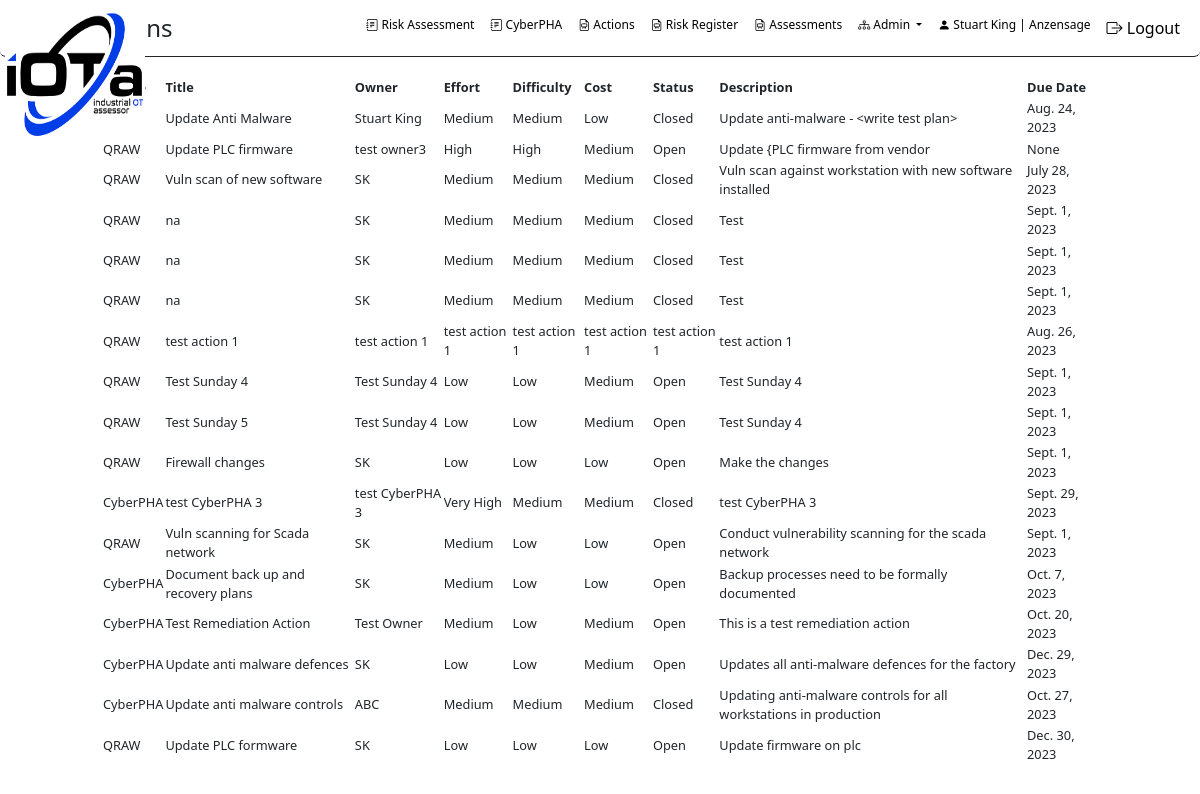
The page /OTRisk/ra_actions_view/ (signed in) on the database its author committed.
### accounts/models.py (models this page shows, shortened)
class UserProfile(models.Model):
    user = models.OneToOneField(User, on_delete=models.CASCADE)
    organization = models.ForeignKey(Organization, on_delete=models.CASCADE)
    must_change_password = models.BooleanField(default=True)
    abuse_flag = models.BooleanField(default=False)
    jobtitle = models.CharField(max_length=100, default='')
    role_moderator = models.BooleanField(default=False)
    role_readonly = models.BooleanField(default=False)
    phone_number = models.CharField(max_length=15, blank=True, null=True)
    two_factor_confirmed = models.BooleanField(default=False)
    failed_login_attempts = models.IntegerField(null=True, default=0)
    class Meta:
        db_table = 'userprofile'
        managed = True

class Organization(models.Model):
    id = models.AutoField(primary_key=True)
    name = models.CharField(max_length=255)
    address = models.TextField(null=True, blank=True)
    address2 = models.TextField(null=True, blank=True)
    city = models.TextField(null=True, blank=True)
    state = models.TextField(null=True, blank=True)
    zip = models.TextField(null=True, blank=True)
    country = models.TextField(null=True, blank=True)
    subscription_type = models.ForeignKey(SubscriptionType, on_delete=models.SET_NULL, null=True, blank=True)
    subscription_status = models.BooleanField(default=False)
    subscription_start = models.DateField(null=True, blank=True)
    subscription_end = models.DateField(null=True, blank=True)
    max_users = models.IntegerField(default=1, null=False)
    create_date = models.DateTimeField(auto_now_add=True)
    created_by = models.ForeignKey(settings.AUTH_USER_MODEL, on_delete=models.CASCADE,
                                   related_name='organization_creators')
    last_updated = models.DateTimeField(auto_now=True)
    class Meta:
        db_table = 'organization'
        managed = True

### OTRisk/models/raw.py (models this page shows)
class RAActions(models.Model):
    ID = models.AutoField(primary_key=True)
    RAWorksheetID = models.ForeignKey(RAWorksheet, on_delete=models.CASCADE, db_column='RAWorksheetID')
    phaID = models.IntegerField()
    actionTitle = models.CharField(max_length=255)
    actionOwner = models.CharField(max_length=255)
    actionDate = models.CharField(max_length=255)
    actionEffort = models.CharField(max_length=255)
    actionDifficulty = models.CharField(max_length=1)
    actionCost = models.CharField(max_length=1)
    actionStatus = models.CharField(max_length=50)
    actionDescription = models.CharField(max_length=255)
    actionDueDate = models.DateField()
    actionPriority = models.IntegerField()
    actionAssets = models.TextField()
    actionAffinity = models.TextField()
    safetyMitigation = models.IntegerField()
    lifeMitigation = models.IntegerField()
    productionMitigation = models.IntegerField()
    financeMitigation = models.IntegerField()
    reputationMitigation = models.IntegerField()
    environmentMitigation = models.IntegerField()
    regulationMitigation = models.IntegerField()
    dataMitigation = models.IntegerField()
    supplyMitigation = models.IntegerField()
    threatMitigation = models.IntegerField()
    vulnerabilityMitigation = models.IntegerField()
    outageWWW = models.CharField(max_length=3)
    outagePS = models.CharField(max_length=3)
    outageIT = models.CharField(max_length=3)
    outageEMS = models.CharField(max_length=3)
    outageICS = models.CharField(max_length=3)
    outageSIS = models.CharField(max_length=3)
    organizationid = models.ForeignKey(Organization, on_delete=models.CASCADE, verbose_name="Organization",
                                       related_name="ra_actions")
    userid = models.ForeignKey(User, on_delete=models.CASCADE, verbose_name="User", related_name="ra_actions")
    history = models.TextField()
    class Meta:
        db_table = 'tblRawActions'

### OTRisk/raw_views.py (the view, shortened to what this page needs)
# urls.py: path('ra_actions_view/', views.ra_actions_view, name='ra_actions_view_default'),
@login_required()
def ra_actions_view(request, qraw_id=None, pha_id=None):
    selected_action = None
    ra_title = None  # This will store the RATitle or the record from tblCyberPHAHeader
    current_user_organization_id = request.user.userprofile.organization_id
    if qraw_id and isinstance(qraw_id, int) and qraw_id > 0:
        ra_actions = RAActions.objects.filter(organizationid=current_user_organization_id, RAWorksheetID=qraw_id)
    elif pha_id and isinstance(pha_id, int) and pha_id > 0:
        ra_actions = RAActions.objects.filter(organizationid=current_user_organization_id, phaID=pha_id)
    else:
        ra_actions = RAActions.objects.filter(organizationid=current_user_organization_id)
    context = {
        'ra_actions': ra_actions,
        'selected_action': selected_action,
        'ra_title': ra_title
    }
    return render(request, 'OTRisk/ra_actions_template.html', context)

### OTRisk/templates/OTRisk/ra_actions_template.html (shortened to what this page needs)
{% load static %}
<!DOCTYPE html>
<html>
<head>
    <link rel="stylesheet" href="https://stackpath.bootstrapcdn.com/bootstrap/4.1.1/css/bootstrap.min.css">
    <link rel="stylesheet" href="https://cdnjs.cloudflare.com/ajax/libs/bootstrap-select/1.13.1/css/bootstrap-select.min.css">
    <link href="https://cdn.jsdelivr.net/npm/bootstrap-icons@1.7.1/font/bootstrap-icons.css" rel="stylesheet">
    <link rel="stylesheet" type="text/css" href="https://cdn.datatables.net/1.11.3/css/jquery.dataTables.css">
     {% load django_bootstrap5 %}
     {% bootstrap_css %}
</head>
<body>
<nav class="navbar navbar-expand-lg navbar-scroll shadow-0 border-bottom border-dark rounded">
  <div class="container-fluid d-flex justify-content-between">
   <a class="navbar-brand" href="{% url 'OTRisk:dashboardhome' %}"><img src="{% static 'images/iota - white 1.png' %}" style="height: 140px; width: 140px" class="navbar-logo" alt="">   </a>
      <h4 class="my-auto text-center flex-grow-1">Actions</h4>
    <div class="collapse navbar-collapse" id="navbarSupportedContent">
      <ul class="navbar-nav ms-auto">
        <li class="nav-item">
          <a class="nav-link"  style="font-size: 12px;" href="{% url 'OTRisk:qraw' %}"><i class="bi bi-journal-text"></i> Risk Assessment</a>
        </li>
        <li class="nav-item">
          <a class="nav-link" style="font-size: 12px;" href="{% url 'OTRisk:iotaphamanager' %}"><i class="bi bi-journal-text"></i> CyberPHA</a>
        </li>
          <li class="nav-item">
          <a class="nav-link" style="font-size: 12px;" href="{% url 'OTRisk:ra_actions_view_default' %}" tabindex="-1" ><i class="bi-file-earmark-easel"></i> Actions</a>
        </li>
        <li class="nav-item">
          <a class="nav-link" style="font-size: 12px;" href="{% url 'OTRisk:risk_register' %}" tabindex="-1" ><i class="bi-file-earmark-easel"></i> Risk Register</a>
        </li>
        <li class="nav-item">
          <a class="nav-link" style="font-size: 12px;" href="{% url 'OTRisk:list_frameworks' %}" tabindex="-1" ><i class="bi-file-earmark-easel"></i> Assessments</a>
        </li>
        <li class="nav-item dropdown">
            <a class="nav-link dropdown-toggle" href="#" id="navbarDropdown" role="button" data-bs-toggle="dropdown" aria-expanded="false" style="font-size: 12px;">
                <i class="bi bi-diagram-3"></i> Admin
              </a>
        </li>
        <li class="nav-item">
            <a class="nav-link" href="{% url 'accounts:profile' %}" style="font-size: 12px;">
                <i class="bi bi-person-fill"></i> {{ user.first_name }} {{ user.last_name }} | {{ user.userprofile.organization.name }}
            </a>
        </li>
          <li class="nav-item">
            <a class="nav-link" href="{% url 'logout' %}">
                <i class="bi bi-box-arrow-right"></i> Logout
            </a>
        </li>
      </ul>
    </div>
  </div>
</nav>
<div class="row" style="height: 20px;">
    <div class="col-md-8 " ></div>
    <div class="col-md-1" style="background-color: white"></div>
    <div class="col-md-1 " style="background-color: white"></div>
</div>
<div class="row">
    <div class="col-md-1" style="background-color: white"></div>
    <div class="col-md-10 " >
        {% block content %}
            <form method="post" action="" id="actionForm">
                <table id="dataTable" class="display small-font">
                <thead>
                    <tr>
                        <th>Source</th>
                        <th>Title</th>
                        <th>Owner</th>
                        <th>Effort</th>
                        <th>Difficulty</th>
                        <th>Cost</th>
                        <th>Status</th>
                        <th>Description</th>
                        <th>Due Date</th>
                    </tr>
                </thead>
                <tbody>
                    {% for record in ra_actions %}
                       <tr data-id="{{ record.ID }}" class="action-row">
                            <td>
                                {% if record.phaID == 0 %}
                                    QRAW
                                {% else %}
                                    CyberPHA
                                {% endif %}
                            </td>
                            <td>{{ record.actionTitle  }}</td>
                            <td>{{ record.actionOwner  }}</td>
                            <td>{{ record.actionEffort  }}</td>
                            <td>{{ record.actionDifficulty  }}</td>
                            <td>{{ record.actionCost  }}</td>
                            <td>{{ record.actionStatus  }}</td>
                            <td>{{ record.actionDescription  }}</td>
                            <td>{{ record.actionDueDate  }}</td>
                        </tr>
                    {% endfor %}
                </tbody>
            </table>
        </form>
    {% endblock %}
        </div>
    <div class="col-md-1 " style="background-color: white"></div>
</div>
<div class="row small-font">
    <div class="col-md-1" style="background-color: white"></div>
    <div class="col-md-10" style="background-color: white">
    </div>
<div class="col-md-1 " style="background-color: white"></div>
</div>
</body>
</html>

### OTRisk/templates/OTRisk/ra_actions_template.html (style rules this page uses)
.navbar-scroll .nav-link, .navbar-scroll .navbar-toggler-icon, .navbar-scroll .navbar-brand { color: #000000; }
.navbar-scroll { background-color: #FFFFFF; text-decoration-color: #000000; }
.navbar-scrolled .nav-link, .navbar-scrolled .navbar-toggler-icon, .navbar-scroll .navbar-brand { color: #262626; }
.navbar-logo { position: absolute; top: 5px; left: 5px; height: 100px; z-index: 10; }
.small-font { font-size: 0.8rem; }
.action-row { cursor: pointer; }

### rows shown on the page
RAActions: actionTitle "Update Anti Malware", actionOwner "Stuart King", actionEffort "Medium", actionDifficulty "Medium", actionCost "Low", actionStatus "Closed", actionDescription "Update anti-malware - <write test plan>", actionDueDate "Aug. 24, 2023"
RAActions: phaID "QRAW", actionTitle "Update PLC firmware", actionOwner "test owner3", actionEffort "High", actionDifficulty "High", actionCost "Medium", actionStatus "Open", actionDescription "Update {PLC firmware from vendor", actionDueDate "None"
RAActions: phaID "QRAW", actionTitle "Vuln scan of new software", actionOwner "SK", actionEffort "Medium", actionDifficulty "Medium", actionCost "Medium", actionStatus "Closed", actionDescription "Vuln scan against workstation with new software installed", actionDueDate "July 28, 2023"
RAActions: phaID "QRAW", actionTitle "na", actionOwner "SK", actionEffort "Medium", actionDifficulty "Medium", actionCost "Medium", actionStatus "Closed", actionDescription "Test", actionDueDate "Sept. 1, 2023"
RAActions: phaID "QRAW", actionTitle "na", actionOwner "SK", actionEffort "Medium", actionDifficulty "Medium", actionCost "Medium", actionStatus "Closed", actionDescription "Test", actionDueDate "Sept. 1, 2023"
RAActions: phaID "QRAW", actionTitle "na", actionOwner "SK", actionEffort "Medium", actionDifficulty "Medium", actionCost "Medium", actionStatus "Closed", actionDescription "Test", actionDueDate "Sept. 1, 2023"
RAActions: phaID "QRAW", actionTitle "test action 1", actionOwner "test action 1", actionEffort "test action 1", actionDifficulty "test action 1", actionCost "test action 1", actionStatus "test action 1", actionDescription "test action 1", actionDueDate "Aug. 26, 2023"
RAActions: phaID "QRAW", actionTitle "Test Sunday 4", actionOwner "Test Sunday 4", actionEffort "Low", actionDifficulty "Low", actionCost "Medium", actionStatus "Open", actionDescription "Test Sunday 4", actionDueDate "Sept. 1, 2023"
RAActions: phaID "QRAW", actionTitle "Test Sunday 5", actionOwner "Test Sunday 4", actionEffort "Low", actionDifficulty "Low", actionCost "Medium", actionStatus "Open", actionDescription "Test Sunday 4", actionDueDate "Sept. 1, 2023"
RAActions: phaID "QRAW", actionTitle "Firewall changes", actionOwner "SK", actionEffort "Low", actionDifficulty "Low", actionCost "Low", actionStatus "Open", actionDescription "Make the changes", actionDueDate "Sept. 1, 2023"
RAActions: phaID "CyberPHA", actionTitle "test CyberPHA 3", actionOwner "test CyberPHA 3", actionEffort "Very High", actionDifficulty "Medium", actionCost "Medium", actionStatus "Closed", actionDescription "test CyberPHA 3", actionDueDate "Sept. 29, 2023"
RAActions: phaID "QRAW", actionTitle "Vuln scanning for Scada network", actionOwner "SK", actionEffort "Medium", actionDifficulty "Low", actionCost "Low", actionStatus "Open", actionDescription "Conduct vulnerability scanning for the scada network", actionDueDate "Sept. 1, 2023"
RAActions: phaID "CyberPHA", actionTitle "Document back up and recovery plans", actionOwner "SK", actionEffort "Medium", actionDifficulty "Low", actionCost "Low", actionStatus "Open", actionDescription "Backup processes need to be formally documented", actionDueDate "Oct. 7, 2023"
RAActions: phaID "CyberPHA", actionTitle "Test Remediation Action", actionOwner "Test Owner", actionEffort "Medium", actionDifficulty "Low", actionCost "Medium", actionStatus "Open", actionDescription "This is a test remediation action", actionDueDate "Oct. 20, 2023"
RAActions: phaID "CyberPHA", actionTitle "Update anti malware defences", actionOwner "SK", actionEffort "Low", actionDifficulty "Low", actionCost "Medium", actionStatus "Open", actionDescription "Updates all anti-malware defences for the factory", actionDueDate "Dec. 29, 2023"
RAActions: phaID "CyberPHA", actionTitle "Update anti malware controls", actionOwner "ABC", actionEffort "Medium", actionDifficulty "Medium", actionCost "Medium", actionStatus "Closed", actionDescription "Updating anti-malware controls for all workstations in production", actionDueDate "Oct. 27, 2023"
RAActions: phaID "QRAW", actionTitle "Update PLC formware", actionOwner "SK", actionEffort "Low", actionDifficulty "Low", actionCost "Low", actionStatus "Open", actionDescription "Update firmware on plc", actionDueDate "Dec. 30, 2023"

### other values the page prints
{{ user.first_name }} "Stuart"
{{ user.last_name }} "King"
{{ user.userprofile.organization.name }} "Anzensage"
